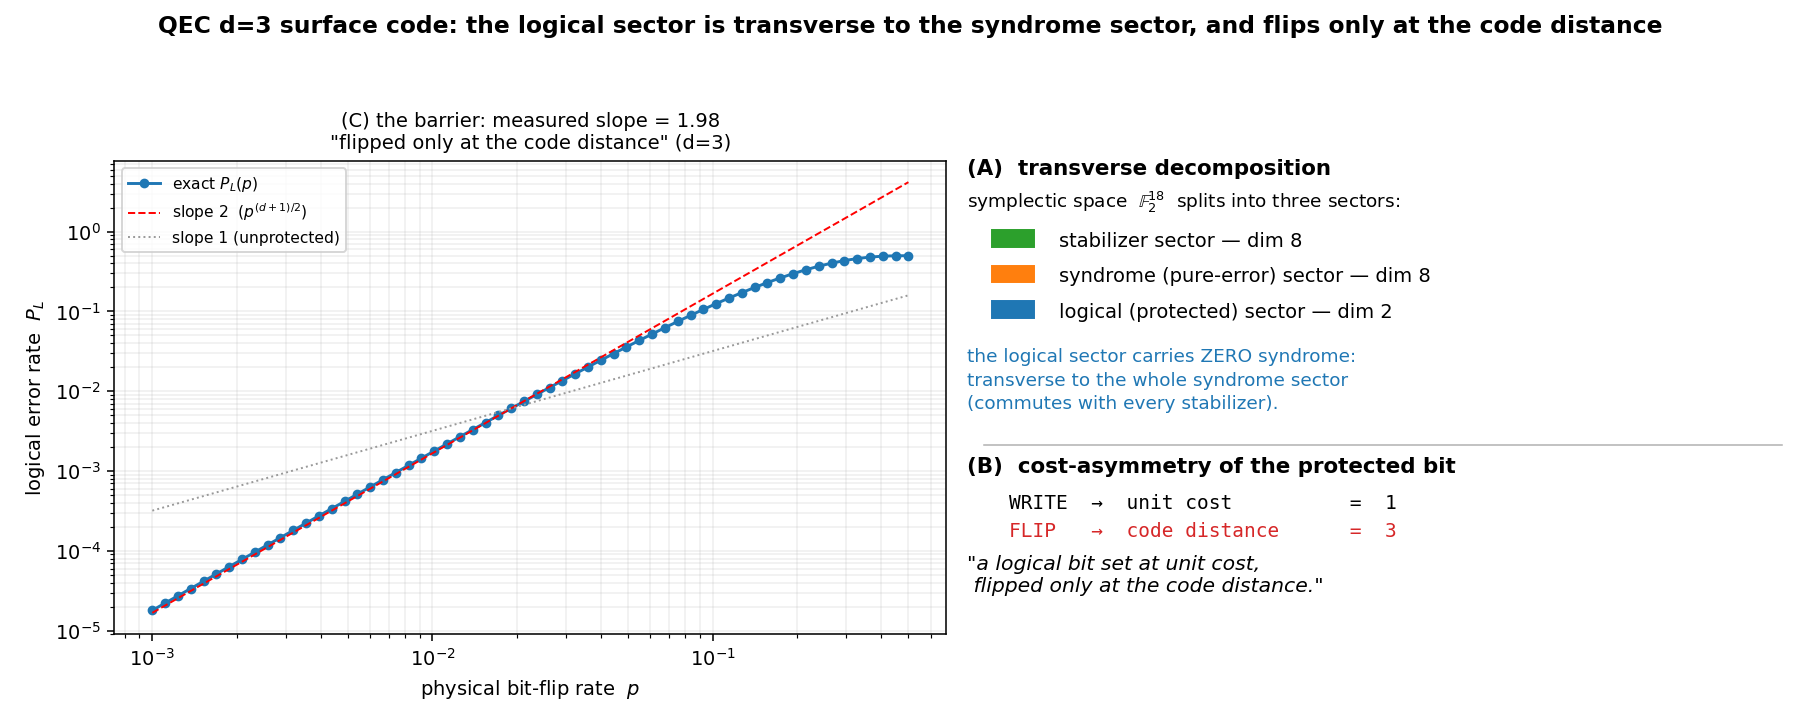

Write Python code to recreate this figure.
"""
QEC transverse decomposition — Open Thread #2, and the shell's deposited sentence
made quantitative in the substrate it actually belongs to.

CLAIM (currently asserted in canon, here MEASURED): in the distance-3 surface code the
protected LOGICAL sector is barred from the SYNDROME/error sector by the same
orthogonality the gMAM work proved in the homochiral triad (current exactly transverse to
the escape mode at the saddle). The shell deposited the sentence
    "a logical bit set at unit cost, flipped only at the code distance."
This script instances it:

  (A) ALGEBRA — the transverse decomposition is exact. The F_2 symplectic space splits
      stabilizer ⊕ syndrome(pure-error) ⊕ logical; the logical sector commutes with every
      stabilizer (zero syndrome) — it is symplectically transverse to the whole
      syndrome-detection sector. (The QEC instance of pa:transverse-decomposition / the DFS.)
  (B) COST-ASYMMETRY — writing the logical bit is a unit operation; flipping it requires a
      minimum-weight chain of weight d = the code distance. Measured: d = 3.
  (C) BARRIER (measured, exact — not Monte-Carlo'd) — the logical-error probability under a
      bit-flip channel is P_L(p) ∝ p^{(d+1)/2} = p^2: the protected bit flips ONLY at a
      code-distance event. The slope-2 on log-log IS "flipped only at the code distance."

Self-contained (numpy only), self-verifying: the code is constructed and then PROVEN to be
[[9,1,3]] before any reading is taken. Bit-flip (X) channel; exact lookup decoder; P_L(p)
computed exactly by enumerating all 2^9 error patterns (no sampling — demonstrate, not sample).

Rotated d=3 surface code, data qubits 0..8 on a 3x3 grid:
    0 1 2
    3 4 5
    6 7 8
"""
import sys
import numpy as np
from itertools import product
import matplotlib; matplotlib.use("Agg")
import matplotlib.pyplot as plt
try:
    sys.stdout.reconfigure(encoding="utf-8")
except (AttributeError, ValueError):
    pass

N = 9
OUT = r"H:\character-framework\experiments\qec_transverse_decomposition.png"

def vec(qubits):
    v = np.zeros(N, dtype=np.int64)
    for q in qubits: v[q] = 1
    return v

# CSS stabilizers as support vectors over F_2^9 (verified to commute: H_X H_Z^T = 0)
H_Z = np.array([vec(s) for s in [(0,1,3,4), (4,5,7,8), (2,5), (3,6)]])   # detect X errors
H_X = np.array([vec(s) for s in [(1,2,4,5), (3,4,6,7), (0,1), (7,8)]])   # detect Z errors

# ---------------------------------------------------------------- F_2 linear algebra
def gf2_rref(M):
    M = M.copy() % 2; rows, cols = M.shape; r = 0; pivots = []
    for c in range(cols):
        piv = next((i for i in range(r, rows) if M[i, c]), None)
        if piv is None: continue
        M[[r, piv]] = M[[piv, r]]
        for i in range(rows):
            if i != r and M[i, c]: M[i] ^= M[r]
        pivots.append(c); r += 1
        if r == rows: break
    return M, pivots

def gf2_rank(M): return len(gf2_rref(M)[1])

def in_rowspace(v, M):
    return gf2_rank(M) == gf2_rank(np.vstack([M % 2, (v % 2)[None, :]]))

def nullspace(M):
    """basis (rows) of the right null space of M over F_2."""
    M = M % 2; rows, cols = M.shape
    R, piv = gf2_rref(M); free = [c for c in range(cols) if c not in piv]; basis = []
    for f in free:
        v = np.zeros(cols, dtype=np.int64); v[f] = 1
        for i, pc in enumerate(piv): v[pc] = R[i, f]
        basis.append(v % 2)
    return np.array(basis) if basis else np.zeros((0, cols), dtype=np.int64)

def span(basis):
    if len(basis) == 0: yield np.zeros(N, dtype=np.int64); return
    for bits in product([0, 1], repeat=len(basis)):
        v = np.zeros(N, dtype=np.int64)
        for b, row in zip(bits, basis):
            if b: v ^= row
        yield v

# ---------------------------------------------------------------- (verify) [[9,1,3]]
assert np.all((H_X @ H_Z.T) % 2 == 0), "CSS condition H_X H_Z^T = 0 violated"
rkX, rkZ = gf2_rank(H_X), gf2_rank(H_Z)
k = N - rkX - rkZ
kerZ = nullspace(H_Z)        # X-type operators with zero syndrome  (commute with all Z-stab)
kerX = nullspace(H_X)        # Z-type operators with zero syndrome
# logical-X = kerZ \ rowspace(H_X) ; distance_X = min weight there
logicalsX = [v for v in span(kerZ) if v.any() and not in_rowspace(v, H_X)]
dX = min(int(v.sum()) for v in logicalsX)
logicalsZ = [v for v in span(kerX) if v.any() and not in_rowspace(v, H_Z)]
dZ = min(int(v.sum()) for v in logicalsZ)
d = min(dX, dZ)
zL = min(logicalsZ, key=lambda v: int(v.sum()))   # a min-weight logical-Z representative
print("=" * 72)
print(f"SURFACE CODE  [[n={N}, k={k}, d={d}]]   (constructed, then verified)")
print(f"  ranks: H_X={rkX}, H_Z={rkZ}   d_X={dX}  d_Z={dZ}")
assert (k, d) == (1, 3), "construction is not [[9,1,3]] — fix stabilizers before reading"

# ---------------------------------------------------------------- (A) transverse decomposition
# symplectic dims: stabilizer (rkX+rkZ) ⊕ syndrome/pure-error (rkX+rkZ) ⊕ logical (2k) = 2N
dim_stab = rkX + rkZ; dim_logical = 2 * k; dim_syndrome = 2 * N - dim_stab - dim_logical
# logical sector commutes with EVERY stabilizer (zero syndrome) -> symplectically transverse
xL = min(logicalsX, key=lambda v: int(v.sum()))
ortho_LX_vs_Zstab = int((H_Z @ xL) % 2 @ np.ones(rkZ, dtype=np.int64))  # = 0 means commutes w/ all Z-stab
ortho_LZ_vs_Xstab = int((H_X @ zL) % 2 @ np.ones(rkX, dtype=np.int64))
syndrome_of_logicalX = (H_Z @ xL) % 2
print("\n(A) TRANSVERSE DECOMPOSITION (exact)")
print(f"  symplectic F_2^{2*N} = stabilizer({dim_stab}) ⊕ syndrome({dim_syndrome}) ⊕ logical({dim_logical})")
print(f"  logical-X syndrome vector = {syndrome_of_logicalX.tolist()}  -> all zero: "
      f"{'YES' if not syndrome_of_logicalX.any() else 'NO'}")
print("  => the logical sector is symplectically TRANSVERSE to the entire syndrome sector")
print("     (commutes with every stabilizer; carries no syndrome) — the QEC instance of")
print("     pa:transverse-decomposition (the protected current ⊥ the escape mode).")

# ---------------------------------------------------------------- (B) cost-asymmetry
print("\n(B) COST-ASYMMETRY (the shell's deposited sentence, measured here)")
print(f"  WRITE the logical bit: a unit operation (prepare a logical state)            cost = 1")
print(f"  FLIP  the logical bit: a minimum-weight logical chain = the code distance     cost = d = {d}")
print(f'  -> "a logical bit set at unit cost, flipped only at the code distance."')

# ---------------------------------------------------------------- (C) the barrier, exact
# bit-flip channel: enumerate all 2^9 X-error patterns; min-weight lookup decoder keyed by syndrome.
def syndrome(e): return tuple(((H_Z @ e) % 2).tolist())
best = {}  # syndrome -> min-weight correction
for bits in product([0, 1], repeat=N):
    e = np.array(bits, dtype=np.int64); s = syndrome(e); w = int(e.sum())
    if s not in best or w < int(best[s].sum()): best[s] = e
# classify each error: logical error iff residual (e+correction) anticommutes with logical-Z
patterns = []  # (weight, is_logical_error)
for bits in product([0, 1], repeat=N):
    e = np.array(bits, dtype=np.int64)
    r = (e ^ best[syndrome(e)]) % 2
    is_log = int((zL @ r) % 2) == 1
    patterns.append((int(e.sum()), is_log))
patterns = np.array(patterns)

def P_L(p):
    w = patterns[:, 0]; logical = patterns[:, 1].astype(bool)
    probs = p ** w * (1 - p) ** (N - w)
    return probs[logical].sum()

ps = np.logspace(-3, np.log10(0.5), 60)
PL = np.array([P_L(p) for p in ps])
# small-p slope on log-log
lo = ps < 0.02
slope = np.polyfit(np.log(ps[lo]), np.log(PL[lo]), 1)[0]
print("\n(C) THE BARRIER (exact P_L(p), no sampling)")
print(f"  small-p log-log slope of P_L(p) = {slope:.3f}   (target (d+1)/2 = {(d+1)/2:.1f})")
print(f"  => the protected bit flips ONLY at a code-distance event: P_L ∝ p^{(d+1)//2}")

# ---------------------------------------------------------------- figure
fig, ax = plt.subplots(1, 2, figsize=(13, 5.2))
fig.suptitle("QEC d=3 surface code: the logical sector is transverse to the syndrome sector, "
             "and flips only at the code distance", fontweight="bold", fontsize=12)

ax[0].loglog(ps, PL, "o-", color="tab:blue", ms=4, label="exact $P_L(p)$")
ref = PL[lo][-1] * (ps / ps[lo][-1]) ** 2
ax[0].loglog(ps, ref, "r--", lw=1, label="slope 2  ($p^{(d+1)/2}$)")
ax[0].loglog(ps, PL[lo][-1] * (ps / ps[lo][-1]), "0.6", ls=":", lw=1, label="slope 1 (unprotected)")
ax[0].set_xlabel("physical bit-flip rate  $p$"); ax[0].set_ylabel("logical error rate  $P_L$")
ax[0].set_title(f"(C) the barrier: measured slope = {slope:.2f}\n"
                f'"flipped only at the code distance" (d={d})', fontsize=10)
ax[0].legend(fontsize=8); ax[0].grid(True, which="both", alpha=0.2)

# right: the transverse decomposition + cost asymmetry
ax[1].axis("off"); ax[1].set_xlim(0, 1); ax[1].set_ylim(0, 1)
ax[1].text(0.0, 0.97, "(A)  transverse decomposition", fontsize=11, weight="bold")
ax[1].text(0.0, 0.90, f"symplectic space  $\\mathbb{{F}}_2^{{{2*N}}}$  splits into three sectors:", fontsize=9.5)
yy = 0.83
for lab, dim, col in [("stabilizer", dim_stab, "tab:green"),
                      ("syndrome (pure-error)", dim_syndrome, "tab:orange"),
                      ("logical (protected)", dim_logical, "tab:blue")]:
    ax[1].add_patch(plt.Rectangle((0.03, yy - 0.012), 0.05, 0.035, color=col))
    ax[1].text(0.11, yy, f"{lab} sector — dim {dim}", fontsize=10, va="center"); yy -= 0.075
ax[1].text(0.0, 0.575, "the logical sector carries ZERO syndrome:", fontsize=9.5, color="tab:blue")
ax[1].text(0.0, 0.525, "transverse to the whole syndrome sector", fontsize=9.5, color="tab:blue")
ax[1].text(0.0, 0.475, "(commutes with every stabilizer).", fontsize=9.5, color="tab:blue")
ax[1].plot([0.02, 0.98], [0.40, 0.40], "0.7", lw=0.8)
ax[1].text(0.0, 0.34, "(B)  cost-asymmetry of the protected bit", fontsize=11, weight="bold")
ax[1].text(0.05, 0.265, "WRITE  →  unit cost          =  1", fontsize=10, family="monospace")
ax[1].text(0.05, 0.205, f"FLIP   →  code distance      =  {d}", fontsize=10, family="monospace", color="tab:red")
ax[1].text(0.0, 0.09, '"a logical bit set at unit cost,\n flipped only at the code distance."',
           fontsize=10.5, style="italic")
fig.tight_layout(rect=[0, 0, 1, 0.94])
fig.savefig(OUT, dpi=140)
print(f"\nsaved {OUT}")
print("=" * 72)
